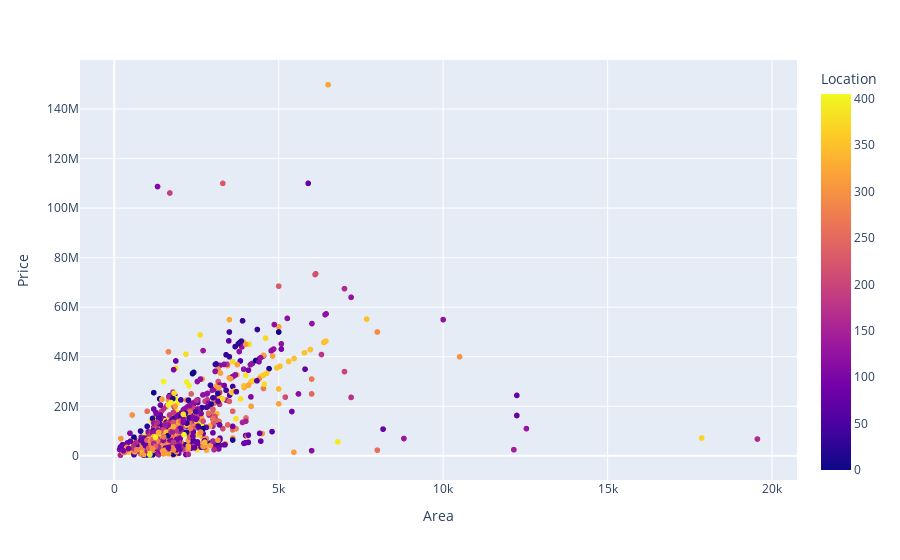

The notebook cell saved with this chart:
### Code cell
fig = px.scatter(data, x='Area', y='Price',color='Location')
fig.show()

### Figure 1 — Plotly figure (JSON) as saved in the notebook; plotly's stock layout.template omitted (floating-point values rounded to 4 significant figures; data arrays with more than 128 entries replaced by an {"elided": "..."} marker saying what was removed)
{"data": [{"hovertemplate": "Area=%{x}<br>Price=%{y}<br>Location=%{marker.color}<extra></extra>", "legendgroup": "", "marker": {"color": {"elided": "2136 int values"}, "coloraxis": "coloraxis", "symbol": "circle"}, "mode": "markers", "name": "", "showlegend": false, "type": "scattergl", "x": {"elided": "2136 int values"}, "xaxis": "x", "y": {"elided": "2136 int values"}, "yaxis": "y"}], "layout": {"coloraxis": {"colorbar": {"title": {"text": "Location"}}, "colorscale": [[0, "#0d0887"], [0.1111, "#46039f"], [0.2222, "#7201a8"], [0.3333, "#9c179e"], [0.4444, "#bd3786"], [0.5556, "#d8576b"], [0.6667, "#ed7953"], [0.7778, "#fb9f3a"], [0.8889, "#fdca26"], [1, "#f0f921"]]}, "legend": {"tracegroupgap": 0}, "margin": {"t": 60}, "xaxis": {"anchor": "y", "domain": [0, 1], "title": {"text": "Area"}}, "yaxis": {"anchor": "x", "domain": [0, 1], "title": {"text": "Price"}}}}
